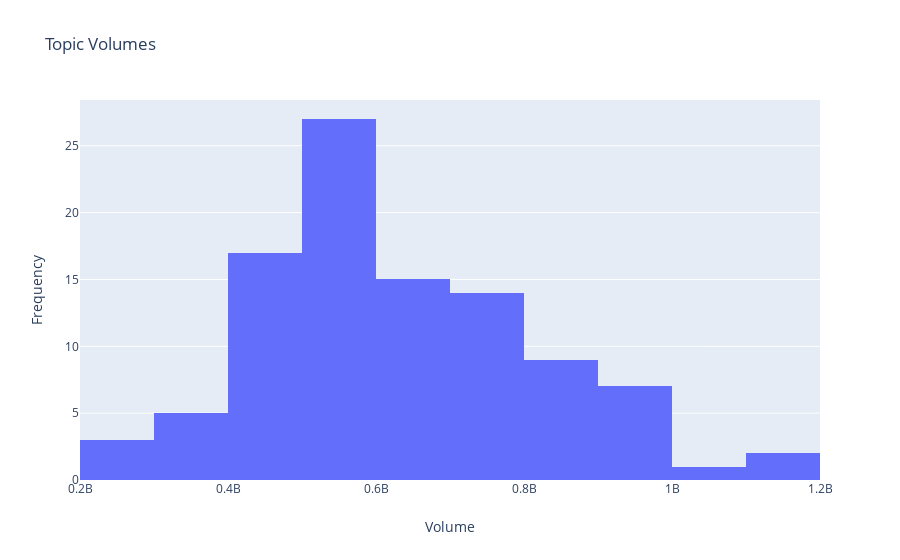

This figure's notebook cell:
### Code cell
# top volume

def get_vol(topicid):
    topic_bonds,bond_weights = get_topic_bonds(topicid)
    
    topic_bonds = topic_bonds.set_index('document_date')
    vols = topic_bonds.groupby('BOND_SYM_ID')['vol'].sum()
#     print(vols)
    bond_weights = bond_weights.merge(vols,on='BOND_SYM_ID')

    weighted_vols = np.dot(bond_weights['weight'], bond_weights['vol'])/sum(bond_weights['weight'])
    print(weighted_vols)
#     vol = topic_bonds['vol'].sum()
#     return vol
    return weighted_vols

vols = []
for i in range(100):
#     print(i)
    vols.append(get_vol(i))

print(np.argmax(vols))

fig = go.Figure(
    data=[go.Histogram(x=vols)],
)
fig.update_layout(
#         autosize=False,
#     width=1000,
#     height=500,
#     yaxis_type='log',
    title='Topic Volumes',
    xaxis_title="Volume",
    yaxis_title="Frequency",
)
fig.show()
